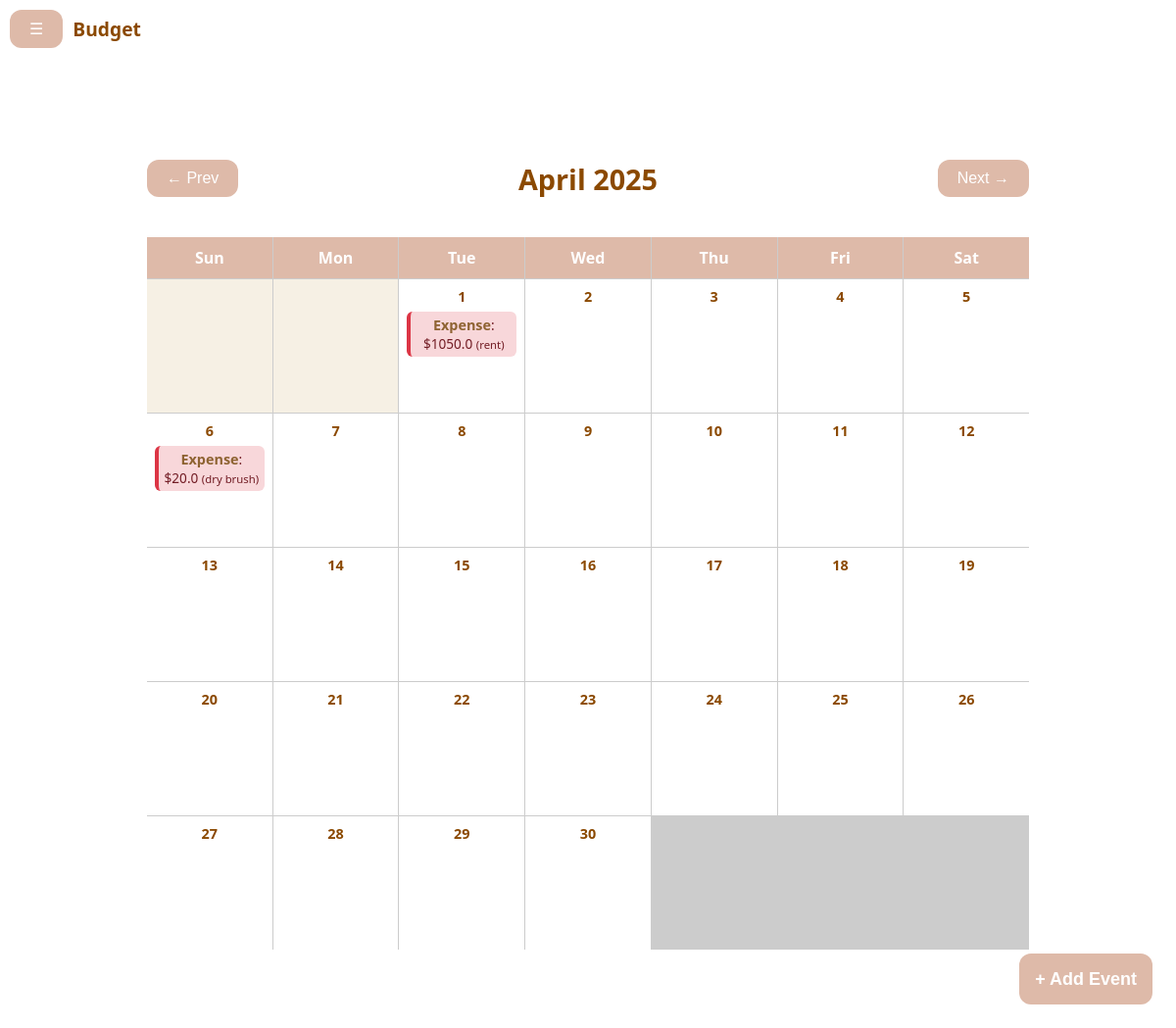
The page /calendar/ (signed in) on the database its author committed.
### tables this page shows
CREATE TABLE transactions (
        ID INTEGER PRIMARY KEY AUTOINCREMENT,  -- Auto-incrementing transaction ID
        title TEXT NOT NULL,
        description TEXT,
        category_id INTEGER NOT NULL,          -- Foreign key to `categories` table
        amount REAL NOT NULL,                  -- Transaction amount (can be positive or negative)
        recurring BOOLEAN DEFAULT 0,           -- Whether the transaction is recurring (1 = True, 0 = False)
        created_at TEXT DEFAULT (DATETIME('now')), -- Date and time of the transaction
        user_id INTEGER NOT NULL,              -- Foreign key to `users` table
        expense BOOLEAN NOT NULL,                 -- Transaction type (0 = Expense, 1 = Income)
        FOREIGN KEY(category_id) REFERENCES categories(ID), -- Ensures a valid category reference
        FOREIGN KEY(user_id) REFERENCES users(ID) -- Ensures a valid user reference
    );

### flaskApp.py (the view)
@app.route("/calendar/")
def calendar():
    if 'user_id' not in session:
        return redirect(url_for("landing"))
    user_id = session['user_id']
    month_offset = int(request.args.get('month_offset', 0))
    today = datetime.today()
    shifted_month = today.replace(day=1) + timedelta(days=month_offset * 30)
    year = shifted_month.year
    month = shifted_month.month
    first_day_of_month = datetime(year, month, 1)
    days_in_month = monthrange(year, month)[1]
    events = db_interface.find_events(user_id)
    print(events)
    return render_template(
        "calendar.html",
        current_month=first_day_of_month.strftime("%B"),
        current_year=year,
        month_offset=month_offset,
        first_day_of_month=first_day_of_month,
        days_in_month=days_in_month,
        events=events
    )

### db.py (called while the page is built)
def get_db_connection():
    conn = sqlite3.connect(DATABASE_PATH)  # Connect to SQLite database file
    conn.row_factory = sqlite3.Row  # To return rows as dictionaries
    return conn

def get_transactions_of_user(user_id):
    conn = get_db_connection()
    transactions = conn.execute("SELECT * FROM transactions t JOIN users u ON t.user_id = u.id WHERE u.id = ?", (user_id,))
    return transactions.fetchall()

### db_interface.py (called while the page is built)
def find_events(user_id):
    events = []
    transactions = db.get_transactions_of_user(user_id)
    for transaction in transactions:
        event_date = datetime.strptime(transaction["created_at"], "%Y-%m-%d")
        events.append({
            "date": event_date,  # Store the date as a datetime object
            "amount": transaction["amount"],
            "type": "expense" if transaction["expense"] else "income",
            "name": transaction["title"],
            "description": transaction["description"]
        })
    return events

### templates/calendar.html (shortened to what this page needs)
{% extends "base.html" %}
{% block content %}
<div class="calendar-wrapper">
  <div class="calendar-header">
    <form action="{{ url_for('calendar') }}" method="get">
      <button type="submit">← Prev</button>
    </form>
    <h2>{{ current_month }} {{ current_year }}</h2>
    <form action="{{ url_for('calendar') }}" method="get">
      <button type="submit">Next →</button>
    </form>
  </div>
  <div class="calendar-grid">
    {% for day in ['Sun', 'Mon', 'Tue', 'Wed', 'Thu', 'Fri', 'Sat'] %}
      <div class="day-label">{{ day }}</div>
    {% endfor %}
    {% for _ in range(first_day_of_month.weekday()|int+1) %}
      <div class="day-box empty"></div>
    {% endfor %}
    {% for day in range(1, days_in_month + 1) %}
      {% set current_date = first_day_of_month.replace(day=day) %}
      <div class="day-box">
        <div class="day-number">{{ day }}</div>
        {% for event in events %}
          {% if event.date.year == current_date.year and event.date.month == current_date.month and event.date.day == current_date.day %}
            <div class="calendar-event {{ event.type }}">
              <span class="event-type">{{ event.type.capitalize() }}</span>:
              ${{ event.amount }}
              <small>({{ event.name }})</small>
            </div>
          {% endif %}
        {% endfor %}
      </div>
    {% endfor %}
  </div>
</div>
{% endblock %}

### templates/base.html (shortened to what this page needs)
<!DOCTYPE html>
<html lang="en">
<head>
  <link rel="stylesheet" href="{{ url_for('static', filename='styles.css') }}">
</head>
<body>
  <nav class="navbar">
    <button id="openNav">☰</button>
    <span class="navbar-brand">Budget</span>
  </nav>
  <button class="fab" id="openEventModal">+ Add Event</button>
  <div id="main">
    {% block content %}{% endblock %}
  </div>
</body>
</html>

### static/styles.css (style rules this page uses)
body { margin: 0; padding: 0; font-family: 'Noto Sans', serif; background: #ffffff; color: #8b4900; text-align: center; }
.navbar { background-color: #ffffff; padding: 10px; text-align: left; display: flex; align-items: center; gap: 10px; }
.navbar-brand { font-weight: bold; font-size: 1.2rem; }
#main { margin-left: 0; transition: margin-left 0.3s; padding: 5vw; }
button { position: static; display: flex; background-color: #debaa9; border: none; color: white; padding: 10px 20px; font-size: 1rem; border-radius: 12px; z-index: 999; cursor: pointer; transition: background-color 0.3s ease; }
.fab { position: fixed; bottom: 24px; right: 24px; background-color: #debaa9; color: #ffffff; border: none; border-radius: 12px; padding: 0 16px; height: 52px; font-size: 18px; font-weight: bold; cursor: pointer; display: flex; align-items: center; justify-content: center; white-space: nowrap; }
.calendar-event.expense { background-color: #f8d7da; color: #721c24; border-left: 4px solid #dc3545; }
.event-type { font-size: 0.9rem; color: #8e6332; }

### templates/calendar.html (style rules this page uses)
.calendar-wrapper { max-width: 900px; margin: auto; padding: 20px; }
.calendar-header { display: flex; justify-content: space-between; align-items: center; flex-wrap: wrap; margin-bottom: 1rem; }
.calendar-header h2 { color: #8b4900; font-size: 1.8rem; }
.calendar-grid { display: grid; grid-template-columns: repeat(7, 1fr); gap: 1px; background-color: #ccc; }
.day-label { background-color: #debaa9; padding: 10px; text-align: center; font-weight: bold; color: white; }
.day-box { background: #fff; min-height: 120px; padding: 8px; font-size: 0.9rem; position: relative; overflow-y: auto; }
.empty { background-color: #f6f0e4; }
.day-number { font-weight: bold; color: #8b4900; margin-bottom: 6px; }
.calendar-event { background: #f6f0e4; padding: 4px; border-radius: 6px; margin-bottom: 4px; color: #8b4900; font-size: 0.85rem; }
.event-type { font-weight: bold; }

### rows shown on the page
transactions: type "Expense", amount "1050.0", name "rent"
transactions: type "Expense", amount "20.0", name "dry brush"

### other values the page prints
{{ current_month }} "April"
{{ current_year }} "2025"
{{ day }} "Sun" "Mon" "Tue" "Wed" "Thu" "Fri" "Sat"
{{ day }} "1" "2" "3" "4" "5" "6" "7" "8" "9" "10" "11" "12" "13" "14" "15" "16" "17" "18" "19" "20" "21" "22" "23" "24" "25" "26" "27" "28" "29" "30"
